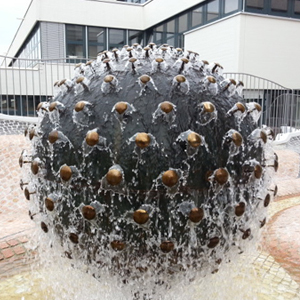
//> input picture image/affine_test5.jpg, 300 x 300 px
$ ./예제_8.6.2   (built with g++ and OpenCV 4)
//> lines starting //> are read from the running program, lines starting //| are printed output that depends on the picture
#include <opencv2/opencv.hpp>
using namespace cv;
using namespace std;

uchar bilinear_value(Mat img, double x, double y)
{
  if (x >= img.cols - 1)  x--;
  if (y >= img.rows - 1)  y--;

  // 4개 화소 가져옴
  Point pt((int)x, (int)y);
  int A = img.at<uchar>(pt);
  int B = img.at<uchar>(pt + Point(0, 1));
  int C = img.at<uchar>(pt + Point(1, 0));
  int D = img.at<uchar>(pt + Point(1, 1));

  //1차 보간
  double alpha = y - pt.y;
  double beta = x - pt.x;
  int M1 = A + (int)cvRound(alpha * (B - A));
  int M2 = C + (int)cvRound(alpha * (D - C));

  //2차 보간
  int P = M1 + (int)cvRound(beta * (M2 - M1));
  return  saturate_cast<uchar>(P);
}


void affine_transform(Mat img, Mat& dst, Mat map, Size size)
{
  dst = Mat(img.size(), img.type(), Scalar(0));
  Rect rect(Point(0, 0), img.size());

  Mat  inv_map;
  invertAffineTransform(map, inv_map);

  for (int i = 0; i < size.height; i++) {
     for (int j = 0; j < size.width; j++)
     {
        Point3d ji(j, i, 1);
        Mat   xy = inv_map * (Mat)ji;
        Point2d pt = (Point2d)xy;

        if (rect.contains(pt))
           dst.at<uchar>(i, j) = bilinear_value(img, pt.x, pt.y);
     }
  }
}

Mat  getAffineMap(Point2d center, double dgree, double fx = 1, double fy = 1,
  Point2d translate = Point(0, 0))
{
  Mat rot_map = Mat::eye(3, 3, CV_64F);
  Mat center_trans = Mat::eye(3, 3, CV_64F);
  Mat org_trans = Mat::eye(3, 3, CV_64F);
  Mat scale_map = Mat::eye(3, 3, CV_64F);
  Mat trans_map = Mat::eye(3, 3, CV_64F);

  double radian = dgree / 180 * CV_PI;
  rot_map.at<double>(0, 0) = cos(radian);
  rot_map.at<double>(0, 1) = sin(radian);
  rot_map.at<double>(1, 0) = -sin(radian);
  rot_map.at<double>(1, 1) = cos(radian);

  center_trans.at<double>(0, 2) = center.x;
  center_trans.at<double>(1, 2) = center.y;
  org_trans.at<double>(0, 2) = -center.x;
  org_trans.at<double>(1, 2) = -center.y;

  scale_map.at<double>(0, 0) = fx;
  scale_map.at<double>(1, 1) = fy;
  trans_map.at<double>(0, 2) = translate.x;
  trans_map.at<double>(1, 2) = translate.y;

  Mat ret_map = center_trans * rot_map * trans_map * scale_map * org_trans;
  //   Mat ret_map = center_trans * rot_map * scale_map * trans_map * org_trans ;

  ret_map.resize(2);
  return ret_map;
}

int main()
{
  Mat image = imread("../../image/affine_test5.jpg", 0);
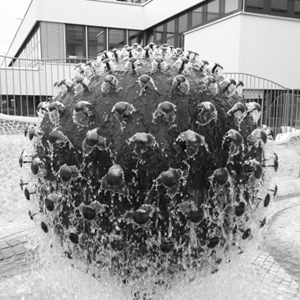
//> image: 300 rows x 300 cols, CV_8UC1; min 0, max 255, mean 144.7
  CV_Assert(!image.empty());

  Point center = image.size() / 2, tr(100, 0);
//> center = Point(150, 150)
  double  angle = 30.0;
  Mat dst1, dst2, dst3, dst4;

  Mat aff_map1 = getAffineMap(center, angle);
  Mat aff_map2 = getAffineMap(Point2d(0, 0), 0, 2.0, 1.5);
  Mat aff_map3 = getAffineMap(center, angle, 0.7, 0.7);
  Mat aff_map4 = getAffineMap(center, angle, 0.7, 0.7, tr);

  warpAffine(image, dst1, aff_map1, image.size());
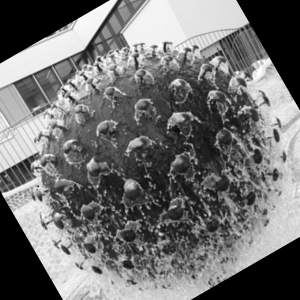
//> dst1: 300 rows x 300 cols, CV_8UC1; min 0, max 255, mean 113.6
  warpAffine(image, dst2, aff_map2, image.size());
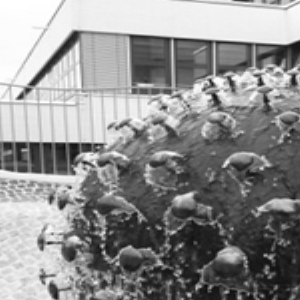
//> dst2: 300 rows x 300 cols, CV_8UC1; min 7, max 255, mean 143.5
  affine_transform(image, dst3, aff_map3, image.size());
//> after the loop in affine_transform, `for (int i = 0; i < size.height; i++)`:
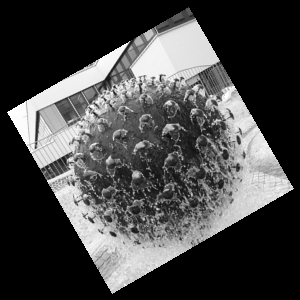
//> dst: 300 rows x 300 cols, CV_8UC1; min 0, max 255, mean 70.9
  affine_transform(image, dst4, aff_map4, image.size());
//> call 2 of affine_transform, with size = Size(300, 300)
//> after the loop in affine_transform (call 2), `for (int i = 0; i < size.height; i++)`:
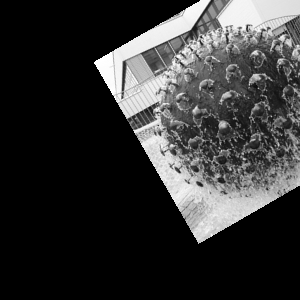
//> dst: 300 rows x 300 cols, CV_8UC1; min 0, max 255, mean 52.1

  imshow("image", image);
  imshow("dst1-회전만", dst1);
  imshow("dst2-크기변경만", dst2);
  imshow("dst3-회전+크기변경", dst3);
  imshow("dst4-회전+크기변경+평행이동", dst4);

  waitKey();
  return 0;
}

$ run again, with image/affine_test.jpg copied over image/affine_test5.jpg
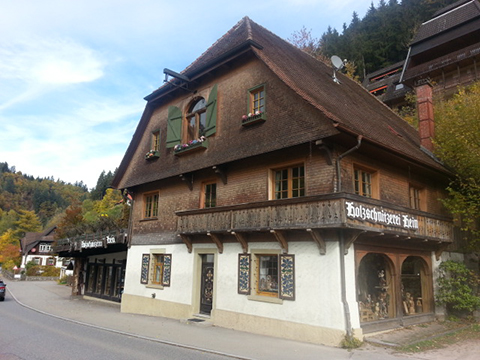
//> input picture image/affine_test.jpg, 480 x 360 px
//> after the loop in affine_transform, `for (int i = 0; i < size.height; i++)`:
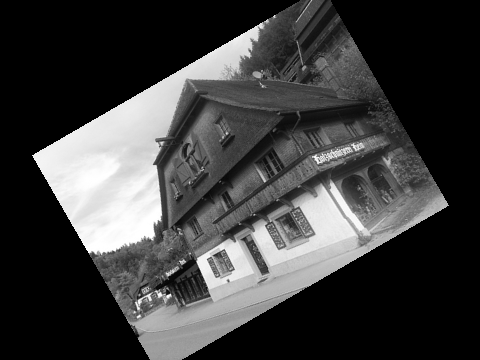
//> dst: 360 rows x 480 cols, CV_8UC1; min 0, max 255, mean 62.3
//> after the loop in affine_transform (call 2), `for (int i = 0; i < size.height; i++)`:
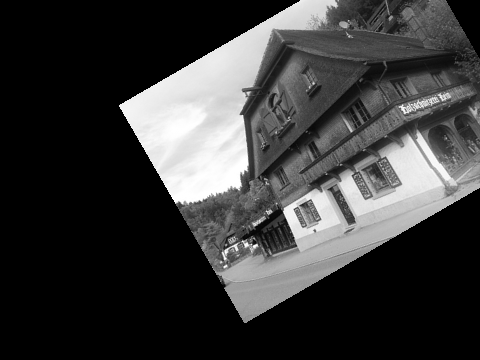
//> dst: 360 rows x 480 cols, CV_8UC1; min 0, max 255, mean 58.5

$ run again, with image/bit_test.jpg copied over image/affine_test5.jpg
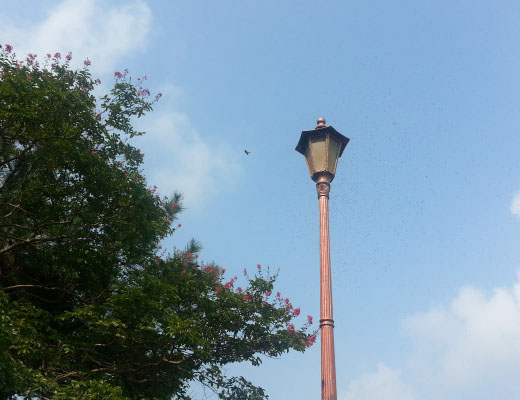
//> input picture image/bit_test.jpg, 520 x 400 px
//> after the loop in affine_transform, `for (int i = 0; i < size.height; i++)`:
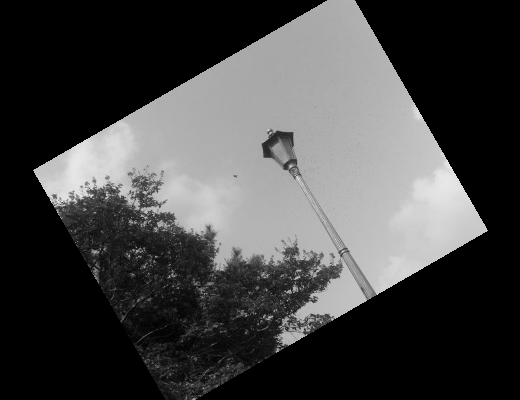
//> dst: 400 rows x 520 cols, CV_8UC1; min 0, max 232, mean 68.2
//> after the loop in affine_transform (call 2), `for (int i = 0; i < size.height; i++)`:
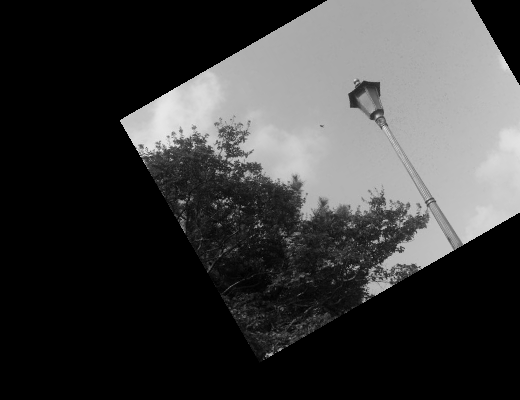
//> dst: 400 rows x 520 cols, CV_8UC1; min 0, max 232, mean 61.2
